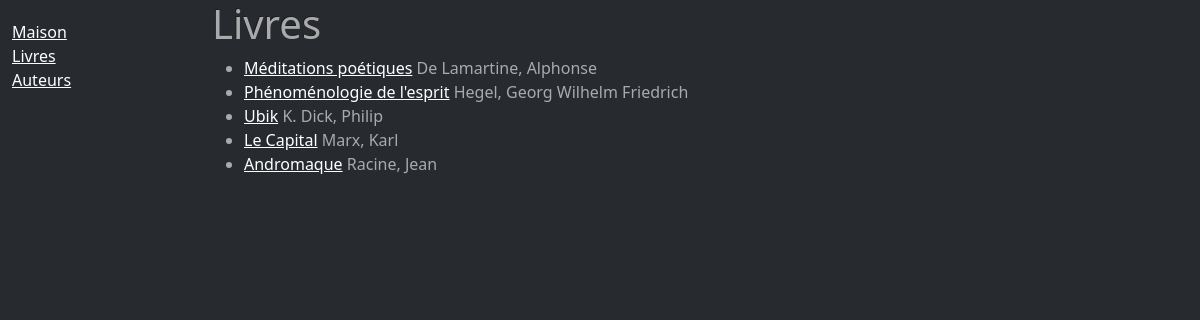
/catalog/books/, run on the app's committed database.
### catalog/models.py (models this page shows, shortened)
class Book(models.Model):
  title = models.CharField(max_length=200)
  author = models.ForeignKey('Author', on_delete=models.SET_NULL, null=True)
  summary = models.TextField(max_length=1000, help_text='Entrez une brève description de l\'ouvrage.')
  isbn = models.CharField(
    'ISBN',
    max_length=13,
    help_text='N° ISBN à 13 caractères. <a href="https://www.isbn-international.org/content/what-isbn">ISBN</a>'
  )
  genre = models.ManyToManyField(Genre, help_text='Sélectionner un genre pour ce livre.')
  class Meta:
    ordering = ['author', 'title']
  def get_absolute_url(self):
    return reverse('book-detail', args=[str(self.id)])

class Author(models.Model):
  first_name = models.CharField(max_length=100)
  last_name = models.CharField(max_length=100)
  date_of_birth = models.DateField(null=True, blank=True)
  date_of_death = models.DateField('Died', null=True, blank=True)
  class Meta:
    ordering = ['last_name', 'first_name']
  def __str__(self):
    return f'{self.last_name}, {self.first_name}'

### catalog/views.py (the view)
# urls.py: path('books/', views.BookListView.as_view(), name='books'),
class BookListView(generic.ListView):
  model = Book
  context_object_name = 'booklist'
  template_name = 'catalog/booklist.html'
  def get_queryset(self):
    return Book.objects.all()

### catalog/templates/catalog/booklist.html
{% extends 'catalog/base_generic.html' %}
{% block content %}
  <h1>Livres</h1>
  {% if booklist %}
  <ul>
    {% for book in booklist %}
    <li><a href="{{ book.get_absolute_url }}">{{ book.title }}</a> {{ book.author }}</li>
    {% endfor %}
  </ul>
  {% else %}
  <p>Désolé... Il n'y a plus de livres disponibles à la Bibliothèque...</p>
  {% endif %}
{% endblock %}

### catalog/templates/catalog/base_generic.html (shortened to what this page needs)
<!DOCTYPE html>
<html lang="fr">
  <head>
    <link rel="stylesheet" href="https://cdnjs.cloudflare.com/ajax/libs/bootswatch/5.1.3/slate/bootstrap.min.css">
    <link rel="stylesheet" href="https://cdnjs.cloudflare.com/ajax/libs/font-awesome/4.7.0/css/font-awesome.min.css">
    {% load static %}
    <link rel="stylesheet" href="{% static 'css/styles.css' %}">
  </head>
  <body>
    <div class="container-fluid">
      <div class="row">
        <div class="col-sm-2">
          {% block sidebar %}
          <ul class="sidebar-nav">
            <li><a href="{% url 'index' %}">Maison</a></li>
            <li><a href="{% url 'books' %}">Livres</a></li>
            <li><a href="#">Auteurs</a></li>
          </ul>
          {% endblock %}
        </div>
        <div class="col-sm-10">{% block content %} {%endblock %}</div>
      </div>
    </div>
  </body>
</html>

### catalog/static/catalog/styles.css (style rules this page uses)
.sidebar-nav { margin-top: 20px; padding: 0; list-style: none; }

### data on the page
Book: title "Méditations poétiques", author "De Lamartine, Alphonse"
Book: title "Phénoménologie de l'esprit", author "Hegel, Georg Wilhelm Friedrich"
Book: title "Ubik", author "K. Dick, Philip"
Book: title "Le Capital", author "Marx, Karl"
Book: title "Andromaque", author "Racine, Jean"
